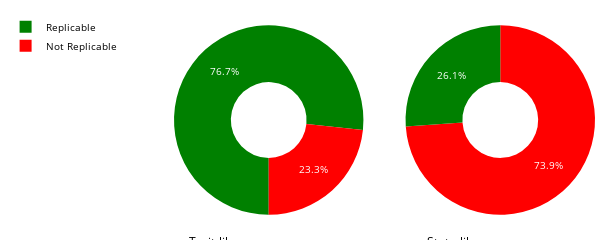

Notebook source saved alongside this figure:
### Code cell
import plotly.graph_objects as go
from plotly.subplots import make_subplots

labels = ["Replicable", "Not Replicable"]

# Create subplots: use 'domain' type for Pie subplot
fig = make_subplots(rows=1, cols=2, specs=[[{'type':'domain'}, {'type':'domain'}]])
fig.add_trace(go.Pie(labels=labels, values=[15+4+2+1+1, 2+1+0+0+4], name="Trait-like",  marker_colors=['green', 'red'], rotation=180),
              1, 1)
fig.add_trace(go.Pie(labels=labels, values=[6, 17], name="State-like", rotation=0),
              1, 2)

# Use `hole` to create a donut-like pie chart
fig.update_traces(hole=.4, hoverinfo="label+percent+name")

fig.update_layout(
    template='simple_white',
    title_text="",
    font=dict(
                size=10,
                color="gray"),
    autosize=True,
    height=70,
    width=600,
    margin=dict(
              l=5,
              r=5,
              b=10,
              t=10,
              pad=4),
    legend=dict(
        yanchor="top",
        y=0.99,
        xanchor="left",
        x=-0.4,
        font_color='black'
    ),
    # Add annotations in the center of the donut pies.
    annotations=[dict(text='Trait-like', x=0.03, y=-0.1, font_size=12, font_color='black', showarrow=False),
                 dict(text='State-like', x=0.73, y=-0.1, font_size=12, font_color='black', showarrow=False)])
fig.show()
import plotly.io as pio
pio.write_html(fig, file='docs/_includes/pie.html', auto_open=True)

### Figure 1 — Plotly figure (JSON) as saved in the notebook; plotly's stock layout.template omitted (floating-point values rounded to 4 significant figures)
{"data": [{"labels": ["Replicable", "Not Replicable"], "marker": {"colors": ["green", "red"]}, "name": "Trait-like", "rotation": -180, "values": [23, 7], "type": "pie", "domain": {"x": [0.0, 0.45], "y": [0.0, 1.0]}, "hole": 0.4, "hoverinfo": "label+percent+name"}, {"labels": ["Replicable", "Not Replicable"], "name": "State-like", "rotation": 0, "values": [6, 17], "type": "pie", "domain": {"x": [0.55, 1.0], "y": [0.0, 1.0]}, "hole": 0.4, "hoverinfo": "label+percent+name"}], "layout": {"title": {"text": ""}, "font": {"size": 10, "color": "gray"}, "margin": {"l": 5, "r": 5, "b": 10, "t": 10, "pad": 4}, "legend": {"font": {"color": "black"}, "yanchor": "top", "y": 0.99, "xanchor": "left", "x": -0.4}, "autosize": true, "height": 70, "width": 600, "annotations": [{"showarrow": false, "text": "Trait-like", "x": 0.03, "y": -0.1, "font": {"size": 12, "color": "black"}}, {"showarrow": false, "text": "State-like", "x": 0.73, "y": -0.1, "font": {"size": 12, "color": "black"}}]}}
